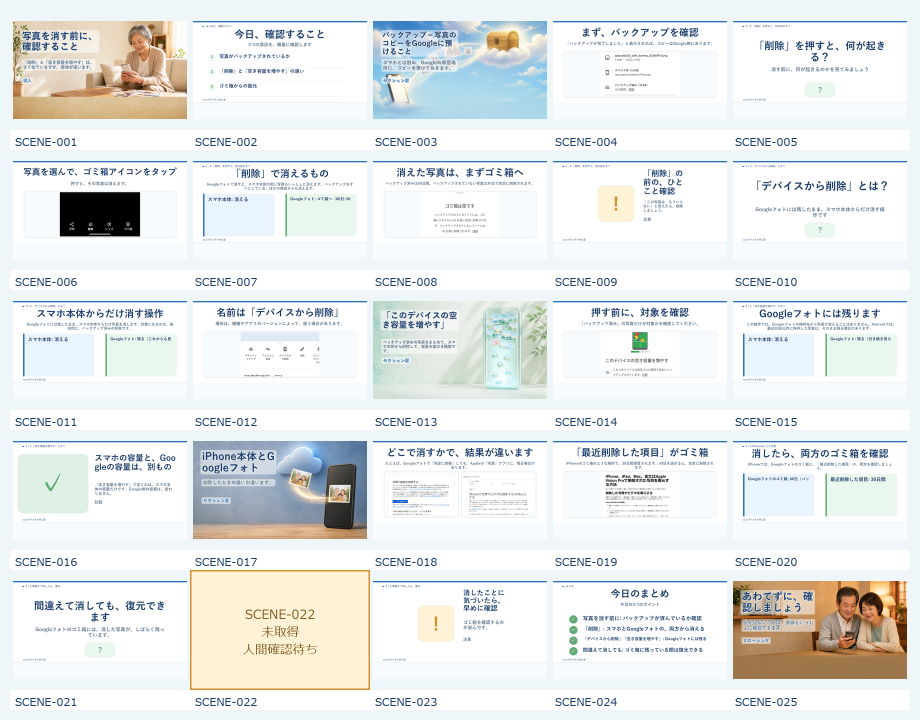
#> input picture episodes/005_google_photos_delete/work/phase_b_review/scene_contact_sheet.png, 1840 x 1440 px, given as the content of the folder google_photos_delete/work/phase_b_review/assets/generated_ai, which was not available (shown at 1/2 size)
$ python build_review_assets.py --episode-dir . --review-dir .
#> lines starting #> are read from the running program, lines starting #| are printed output that depends on the picture
"""Normalize Phase B still assets and build review contact sheets."""

from __future__ import annotations

import argparse
import hashlib
from pathlib import Path

from PIL import Image, ImageDraw, ImageFont


WIDTH = 1920
HEIGHT = 1080


def sha256(path: Path) -> str:
    digest = hashlib.sha256()
    with path.open("rb") as handle:
        for chunk in iter(lambda: handle.read(1024 * 1024), b""):
            digest.update(chunk)
    return digest.hexdigest()


def normalize(source: Path, destination: Path) -> dict[str, object]:
    destination.parent.mkdir(parents=True, exist_ok=True)
    with Image.open(source) as image:
#> image is the input picture: PIL image 1840x1440 RGB; mean R, G, B 231.9, 235, 235.1
        image.load()
        original_size = image.size
#> original_size = (1840, 1440)
        normalized = image.convert("RGB").resize((WIDTH, HEIGHT), Image.Resampling.LANCZOS)
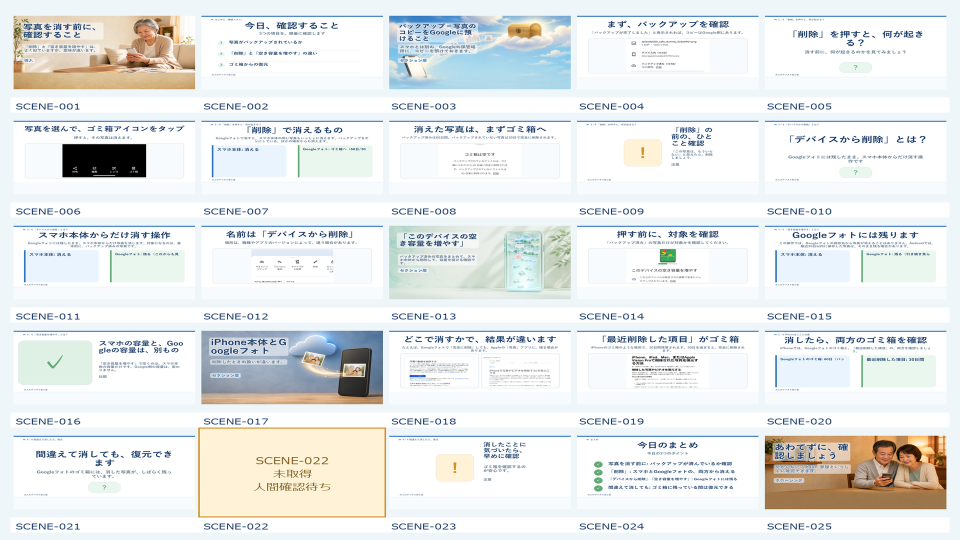
#> normalized: PIL image 1920x1080 RGB (shown at 1/2 size); mean R, G, B 231.7, 234.8, 235
        normalized.save(destination, "PNG", optimize=False)
    return {
        "source": str(source),
        "destination": str(destination),
        "original_size": original_size,
        "size": (WIDTH, HEIGHT),
        "bytes": destination.stat().st_size,
        "sha256": sha256(destination),
    }


def font(size: int):
    candidates = [
        Path("C:/Windows/Fonts/arial.ttf"),
        Path("C:/Windows/Fonts/meiryo.ttc"),
    ]
    for candidate in candidates:
        if candidate.exists():
            try:
                return ImageFont.truetype(str(candidate), size)
            except OSError:
                continue
    return ImageFont.load_default()


def contact_sheet(paths: list[Path], output: Path, title: str) -> None:
#> called with title = 'Episode 005 GPT image scenes'
    columns = 2 if len(paths) > 1 else 1
    tile_width = 960
    tile_height = 600
    header_height = 72
    rows = (len(paths) + columns - 1) // columns
    sheet = Image.new("RGB", (columns * tile_width, header_height + rows * tile_height), "#eef3f5")
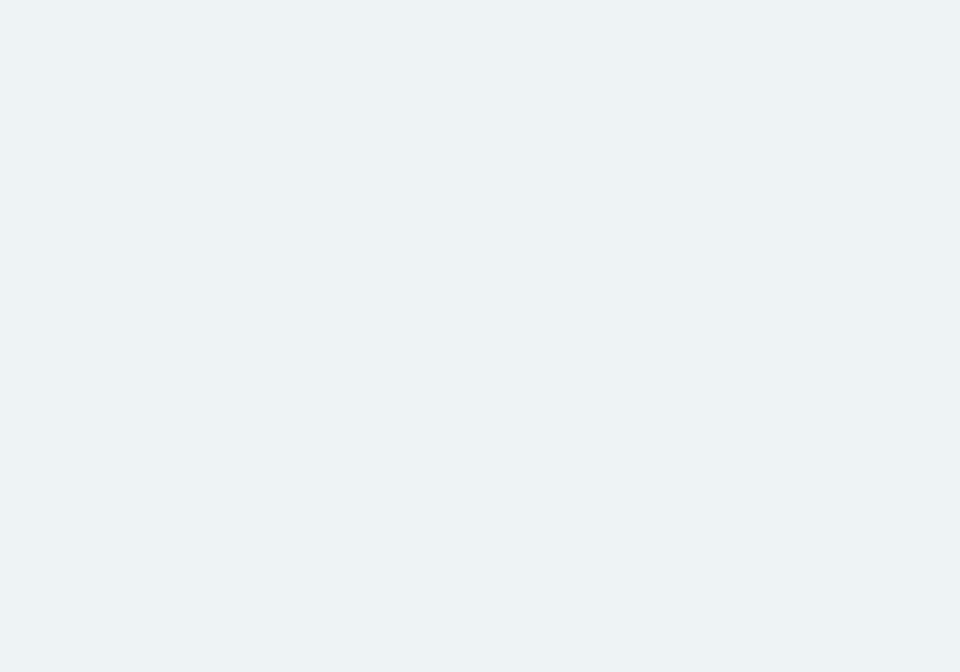
#> sheet: PIL image 960x672 RGB; mean R, G, B 238, 243, 245
    draw = ImageDraw.Draw(sheet)
    draw.text((28, 20), title, fill="#173a68", font=font(32))
    for index, path in enumerate(paths):
        col = index % columns
        row = index // columns
        left = col * tile_width
        top = header_height + row * tile_height
        draw.rectangle((left + 12, top + 12, left + tile_width - 12, top + tile_height - 12), fill="#ffffff", outline="#c8d6dc", width=2)
        with Image.open(path) as image:
            image = image.convert("RGB")
            image.thumbnail((tile_width - 36, tile_height - 84), Image.Resampling.LANCZOS)
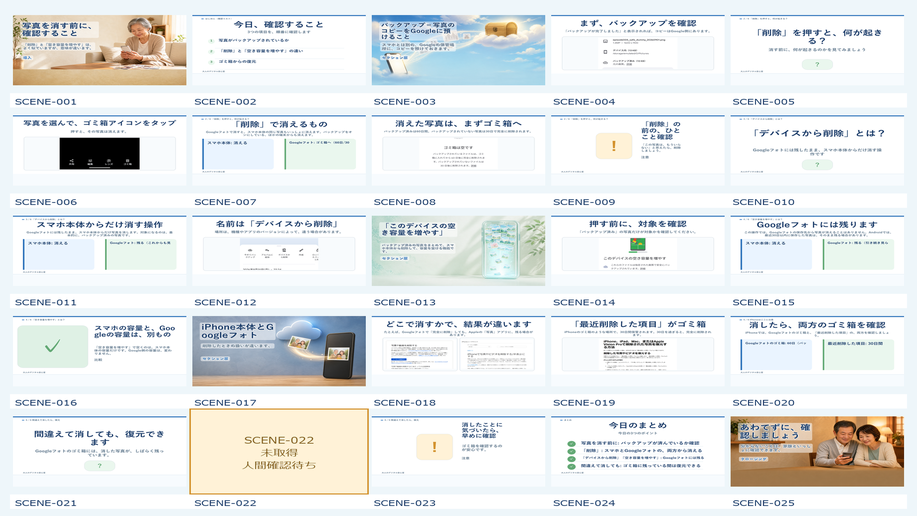
#> image: PIL image 917x516 RGB; mean R, G, B 231.3, 234.5, 234.7
            x = left + (tile_width - image.width) // 2
#> x = 21
            y = top + 22 + (tile_height - 84 - image.height) // 2
#> y = 94
            sheet.paste(image, (x, y))
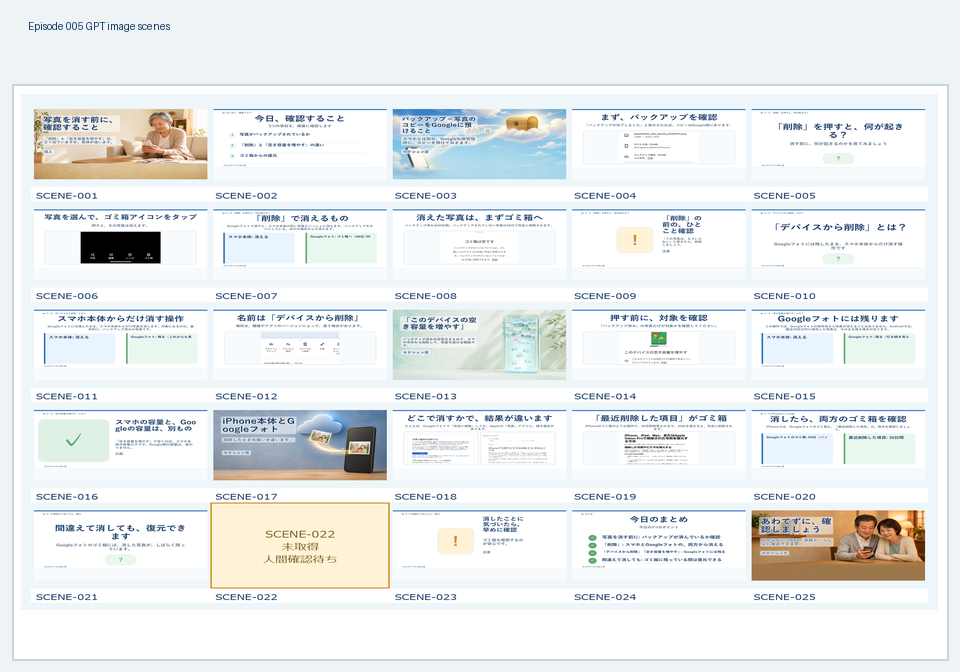
#> sheet: PIL image 960x672 RGB; mean R, G, B 234.2, 237.5, 238.1
        draw.text((left + 28, top + tile_height - 52), path.stem, fill="#173a68", font=font(26))
    output.parent.mkdir(parents=True, exist_ok=True)
    sheet.save(output, "PNG", optimize=False)


def main() -> int:
    parser = argparse.ArgumentParser()
    parser.add_argument("--episode-dir", type=Path, required=True)
    parser.add_argument("--review-dir", type=Path, required=True)
    args = parser.parse_args()

    episode_dir = args.episode_dir.resolve()
    review_dir = args.review_dir.resolve()
    source_dir = episode_dir / "assets" / "generated_ai"
    normalized_dir = review_dir / "normalized_ai"
    sources = sorted(source_dir.glob("scene_*.png"))
    records = []
    normalized = []
    for source in sources:
        destination = normalized_dir / source.name
        records.append(normalize(source, destination))
        normalized.append(destination)
    contact_sheet(normalized, review_dir / "gpt_image_contact_sheet.png", "Episode 005 GPT image scenes")
    for record in records:
        print(record)
    print(f"normalized={len(normalized)}")
    print(f"contact_sheet={review_dir / 'gpt_image_contact_sheet.png'}")
    return 0


if __name__ == "__main__":
    raise SystemExit(main())
#> (the program exits here)
